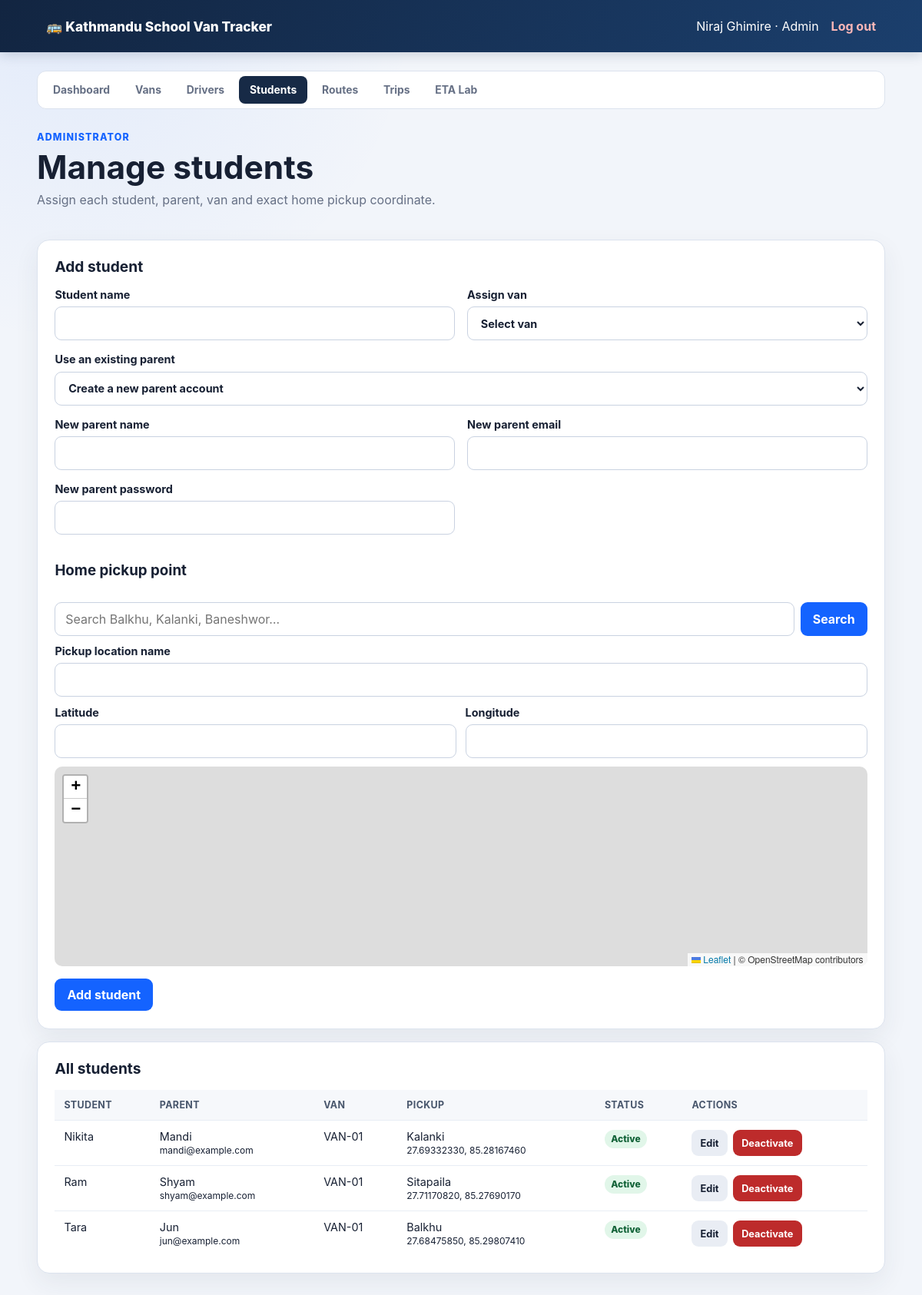
The app's page /admin/manage-students.php (signed in) with its own data.
### tables this page shows
CREATE TABLE `students` (
  `id` bigint(20) unsigned NOT NULL AUTO_INCREMENT,
  `name` varchar(120) NOT NULL,
  `parent_id` bigint(20) unsigned NOT NULL,
  `van_id` bigint(20) unsigned NOT NULL,
  `pickup_location` varchar(255) NOT NULL,
  `pickup_lat` decimal(10,8) NOT NULL,
  `pickup_lng` decimal(11,8) NOT NULL,
  `active` tinyint(1) NOT NULL DEFAULT 1,
  `created_at` timestamp NOT NULL DEFAULT current_timestamp(),
  PRIMARY KEY (`id`),
  KEY `idx_students_parent` (`parent_id`),
  KEY `idx_students_van` (`van_id`),
  CONSTRAINT `fk_students_parent` FOREIGN KEY (`parent_id`) REFERENCES `users` (`id`) ON DELETE CASCADE,
  CONSTRAINT `fk_students_van` FOREIGN KEY (`van_id`) REFERENCES `vans` (`id`)
);

CREATE TABLE `users` (
  `id` bigint(20) unsigned NOT NULL AUTO_INCREMENT,
  `name` varchar(120) NOT NULL,
  `email` varchar(190) NOT NULL,
  `password_hash` varchar(255) NOT NULL,
  `role` enum('admin','driver','parent') NOT NULL,
  `active` tinyint(1) NOT NULL DEFAULT 1,
  `created_at` timestamp NOT NULL DEFAULT current_timestamp(),
  `updated_at` timestamp NOT NULL DEFAULT current_timestamp() ON UPDATE current_timestamp(),
  PRIMARY KEY (`id`),
  UNIQUE KEY `email` (`email`)
);

CREATE TABLE `vans` (
  `id` bigint(20) unsigned NOT NULL AUTO_INCREMENT,
  `van_number` varchar(50) NOT NULL,
  `plate_number` varchar(50) NOT NULL,
  `capacity` smallint(5) unsigned NOT NULL DEFAULT 15,
  `speed_limit_kmh` decimal(5,2) NOT NULL DEFAULT 40.00,
  `active` tinyint(1) NOT NULL DEFAULT 1,
  `created_at` timestamp NOT NULL DEFAULT current_timestamp(),
  PRIMARY KEY (`id`),
  UNIQUE KEY `van_number` (`van_number`),
  UNIQUE KEY `plate_number` (`plate_number`)
);

### web/includes/auth.php (called while the page is built, shortened)
<?php
function escape(string $value): string
{
    return htmlspecialchars($value, ENT_QUOTES | ENT_SUBSTITUTE, 'UTF-8');
}

### web/admin/manage-students.php (the view, shortened to what this page needs)
<?php
require_once dirname(__DIR__) . '/includes/auth.php';
require_once dirname(__DIR__) . '/includes/layout.php';
$pdo = database();
$form = [
    'student_id' => '',
    'student_name' => '',
    'parent_id' => '',
    'new_parent_name' => '',
    'new_parent_email' => '',
    'van_id' => '',
    'pickup_location' => '',
    'pickup_lat' => '',
    'pickup_lng' => '',
];
$students = $pdo->query(
    'SELECT s.id, s.name AS student_name, s.pickup_location,
            s.pickup_lat, s.pickup_lng, s.active,
            p.name AS parent_name, p.email AS parent_email,
            v.van_number
     FROM students s
     JOIN users p ON p.id = s.parent_id
     JOIN vans v ON v.id = s.van_id
     ORDER BY s.active DESC, s.name'
)->fetchAll();
?>
<link rel="stylesheet" href="https://unpkg.com/leaflet@1.9.4/dist/leaflet.css">
<div class="page-heading">
    <div>
        <span class="eyebrow">Administrator</span>
        <h1>Manage students</h1>
        <p>Assign each student, parent, van and exact home pickup coordinate.</p>
    </div>
</div>
<section class="panel">
    <h2><?= $form['student_id'] === '' ? 'Add student' : 'Edit student' ?></h2>
    <form method="post" class="form-grid" id="student-form">
        <label>Student name
            <input name="student_name" value="<?= escape($form['student_name']) ?>" required>
        </label>
        <label>Assign van
            <select name="van_id" required>
                <option value="">Select van</option>
            </select>
        </label>
        <label class="full-width">Use an existing parent
            <select name="parent_id" id="parent-id">
                <option value="">Create a new parent account</option>
            </select>
        </label>
        <div class="full-width form-grid" id="new-parent-fields">
            <label>New parent name
                <input name="new_parent_name" value="<?= escape($form['new_parent_name']) ?>">
            </label>
            <label>New parent email
                <input type="email" name="new_parent_email"
                       value="<?= escape($form['new_parent_email']) ?>">
            </label>
            <label>New parent password
                <input type="password" name="new_parent_password" minlength="8">
            </label>
        </div>
        <div class="full-width location-picker"
             data-location-picker
             data-name-input="pickup-location"
             data-lat-input="pickup-lat"
             data-lng-input="pickup-lng">
            <h3>Home pickup point</h3>
            <div class="location-search-row">
                <input data-role="search" placeholder="Search Balkhu, Kalanki, Baneshwor…"
                       value="<?= escape($form['pickup_location']) ?>">
                <button type="button" data-role="search-button">Search</button>
            </div>
            <label>Pickup location name
                <input id="pickup-location" name="pickup_location"
                       value="<?= escape($form['pickup_location']) ?>" required>
            </label>
            <div class="coordinate-grid">
                <label>Latitude
                    <input id="pickup-lat" name="pickup_lat" type="number" step="any"
                           value="<?= escape($form['pickup_lat']) ?>" required>
                </label>
                <label>Longitude
                    <input id="pickup-lng" name="pickup_lng" type="number" step="any"
                           value="<?= escape($form['pickup_lng']) ?>" required>
                </label>
            </div>
            <div class="location-map" data-role="map"></div>
        </div>
        <div class="inline-actions full-width">
            <button type="submit"><?= $form['student_id'] === '' ? 'Add student' : 'Save changes' ?></button>
        </div>
    </form>
</section>
<section class="panel">
    <h2>All students</h2>
    <div class="data-table-wrap">
        <table class="data-table">
            <thead><tr>
                <th>Student</th><th>Parent</th><th>Van</th><th>Pickup</th>
                <th>Status</th><th>Actions</th>
            </tr></thead>
            <tbody>
            <?php foreach ($students as $student): ?>
                <tr>
                    <td><?= escape($student['student_name']) ?></td>
                    <td><?= escape($student['parent_name']) ?><br><small><?= escape($student['parent_email']) ?></small></td>
                    <td><?= escape($student['van_number']) ?></td>
                    <td><?= escape($student['pickup_location']) ?><br>
                        <small><?= escape((string) $student['pickup_lat']) ?>, <?= escape((string) $student['pickup_lng']) ?></small>
                    </td>
                    <td><span class="status-badge <?= $student['active'] ? '' : 'inactive' ?>">
                        <?= $student['active'] ? 'Active' : 'Inactive' ?>
                    </span></td>
                    <td><div class="inline-actions">
                        <a class="primary-button small-button secondary-button"
                           href="?edit=<?= (int) $student['id'] ?>">Edit</a>
                        <form method="post">
                            <button class="small-button <?= $student['active'] ? 'danger-button' : '' ?>">
                                <?= $student['active'] ? 'Deactivate' : 'Activate' ?>
                            </button>
                        </form>
                    </div></td>
                </tr>
            <?php endforeach; ?>
            </tbody>
        </table>
    </div>
</section>

### web/assets/css/app.css (style rules this page uses)
:root { --ink: #172033; --muted: #667085; --navy: #172a46; --blue: #1463ff; --orange: #f59e0b; --surface: #ffffff; --background: #f2f5fa; --border: #dce3ee; --danger: #c62828; --cyan: #0ea5a8; --success: #14804a; --soft-blue: #edf4ff; }
* { box-sizing: border-box; }
body { margin: 0; color: var(--ink); background: radial-gradient(circle at 8% 0%, rgb(20 99 255 / 7%), transparent 28rem), var(--background); font-family: Inter, ui-sans-serif, system-ui, -apple-system, BlinkMacSystemFont, "Segoe UI", sans-serif; }
a { color: inherit; }
.user-area, .user-area form, .button-row, .page-heading { display: flex; align-items: center; gap: 1rem; }
.page-heading { justify-content: space-between; margin-bottom: 1.6rem; }
h1, h2, p { margin-top: 0; }
h1 { margin-bottom: .45rem; font-size: clamp(1.8rem, 4vw, 2.65rem); }
h2 { font-size: 1.2rem; }
.eyebrow { display: block; margin-bottom: .4rem; color: var(--blue); font-size: .78rem; font-weight: 800; letter-spacing: .09em; text-transform: uppercase; }
.page-heading p, .muted, .auth-card p, .metric-card small { color: var(--muted); }
.metric-card, .panel, .auth-card { padding: 1.4rem; border: 1px solid var(--border); border-radius: 16px; background: var(--surface); box-shadow: 0 12px 32px rgb(37 50 75 / 7%); }
.panel { margin-bottom: 1rem; }
.primary-button, button { display: inline-flex; min-height: 42px; padding: .7rem 1rem; align-items: center; justify-content: center; border: 0; border-radius: 9px; color: white; background: var(--blue); font: inherit; font-weight: 750; text-decoration: none; cursor: pointer; }
label { display: grid; gap: .45rem; font-size: .9rem; font-weight: 700; }
input, select { width: 100%; min-height: 44px; padding: .7rem .8rem; border: 1px solid #c9d2e1; border-radius: 9px; background: white; color: var(--ink); font: inherit; }
.form-grid { display: grid; grid-template-columns: repeat(2, minmax(0, 1fr)); gap: 1rem; }
.form-grid .full-width { grid-column: 1 / -1; }
.data-table-wrap { overflow-x: auto; }
.data-table { width: 100%; border-collapse: collapse; font-size: .9rem; }
.data-table th, .data-table td { padding: .75rem; border-bottom: 1px solid #e8edf4; text-align: left; vertical-align: top; }
.data-table th { color: #48566c; background: #f6f8fb; font-size: .78rem; letter-spacing: .03em; text-transform: uppercase; }
.data-table tr:last-child td { border-bottom: 0; }
.inline-actions { display: flex; flex-wrap: wrap; gap: .45rem; align-items: center; }
.small-button { min-height: 34px; padding: .45rem .7rem; font-size: .8rem; }
.secondary-button { color: var(--ink); background: #e9edf4; }
.danger-button { background: #bd2b2b; }
.status-badge { display: inline-flex; padding: .28rem .52rem; border-radius: 999px; color: #116237; background: #e1f6e9; font-size: .75rem; font-weight: 800; }
.location-picker { display: grid; gap: .7rem; }
.location-search-row { display: grid; grid-template-columns: 1fr auto; gap: .5rem; }
.location-map { height: 260px; border-radius: 10px; }
.coordinate-grid { display: grid; grid-template-columns: 1fr 1fr; gap: .7rem; }

### records on screen
students: name "Nikita", parent.name "Mandi", parent.email "mandi@example.com", van.van_number "VAN-01", pickup_location "Kalanki", pickup_lat "27.69332330", pickup_lng "85.28167460", active "Active"
students: name "Ram", parent.name "Shyam", parent.email "shyam@example.com", van.van_number "VAN-01", pickup_location "Sitapaila", pickup_lat "27.71170820", pickup_lng "85.27690170", active "Active"
students: name "Tara", parent.name "Jun", parent.email "jun@example.com", van.van_number "VAN-01", pickup_location "Balkhu", pickup_lat "27.68475850", pickup_lng "85.29807410", active "Active"

### other values on screen
APP_NAME "Kathmandu School Van Tracker"
$userName "Niraj Ghimire"
$role "Admin"
$label "Dashboard"
$label "Vans"
$label "Drivers"
$label "Students"
$label "Routes"
$label "Trips"
$label "ETA Lab"
